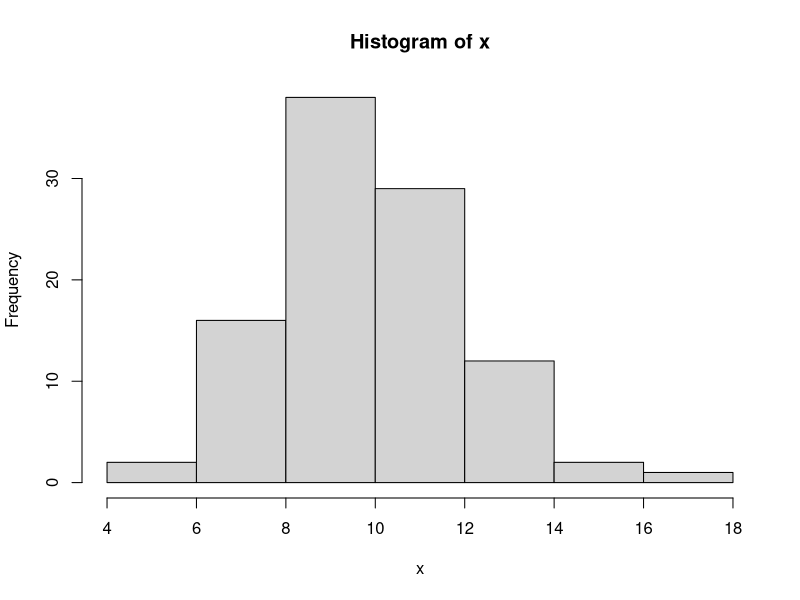
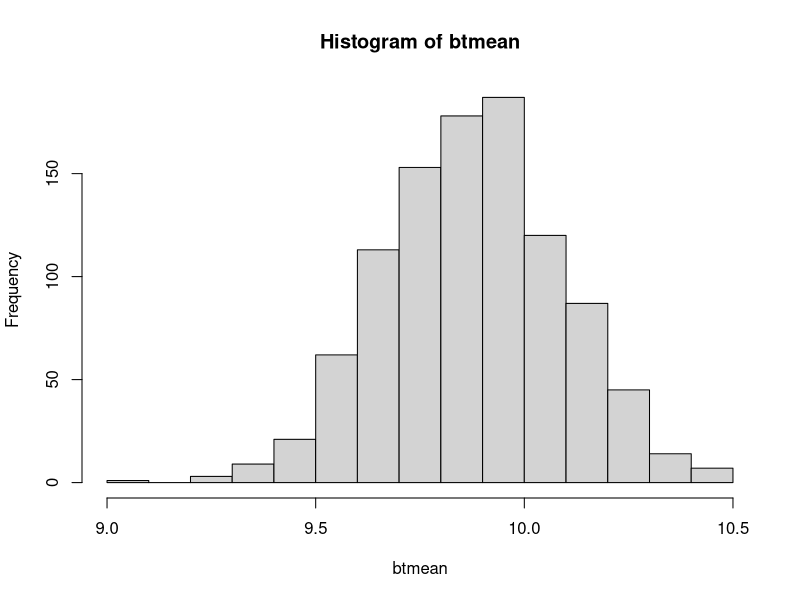
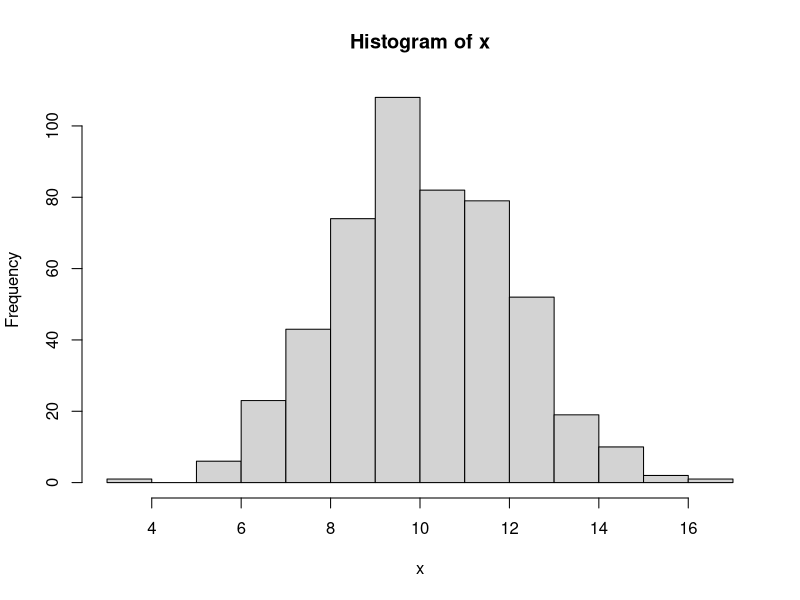
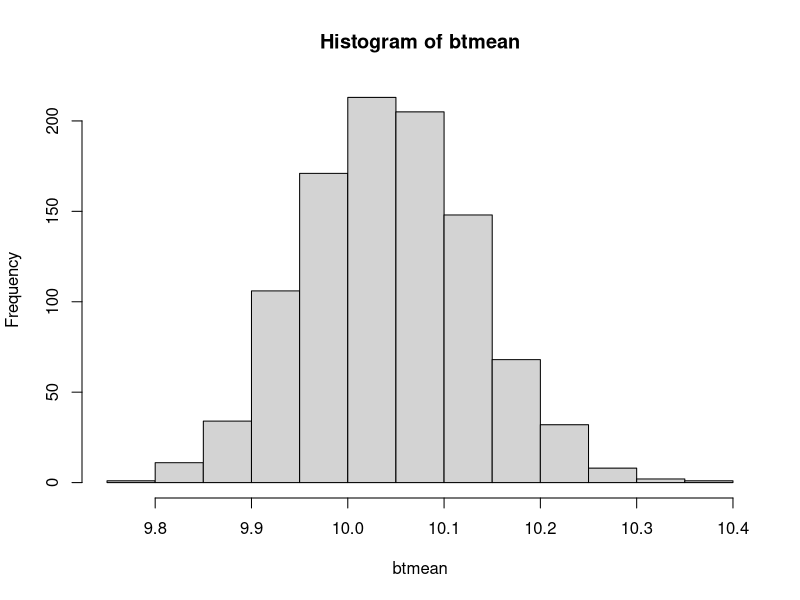
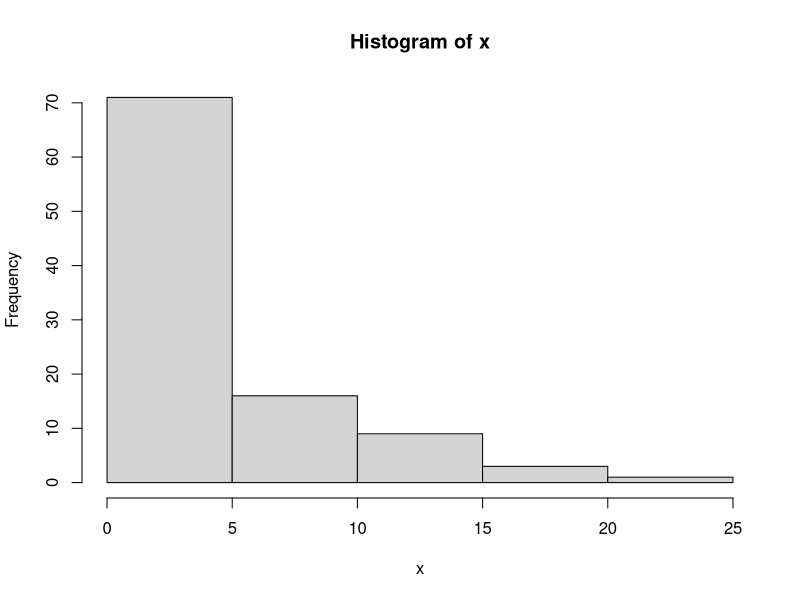
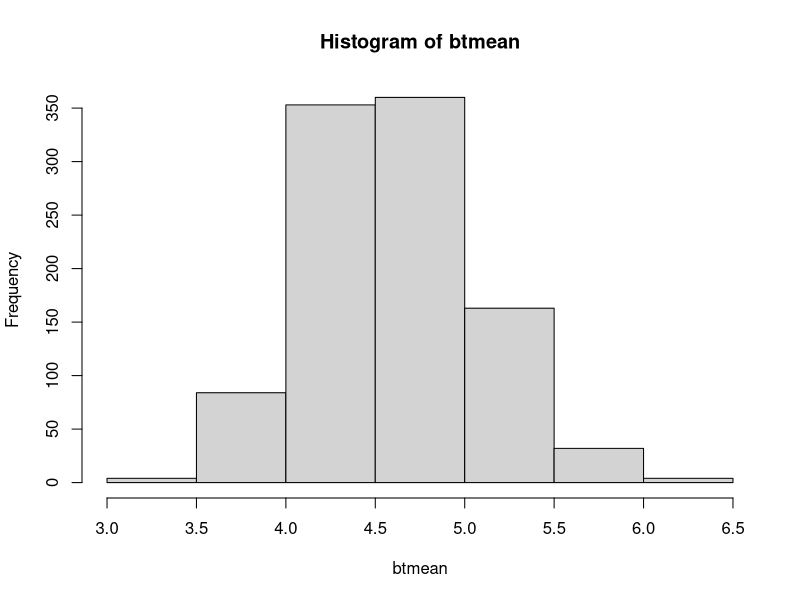
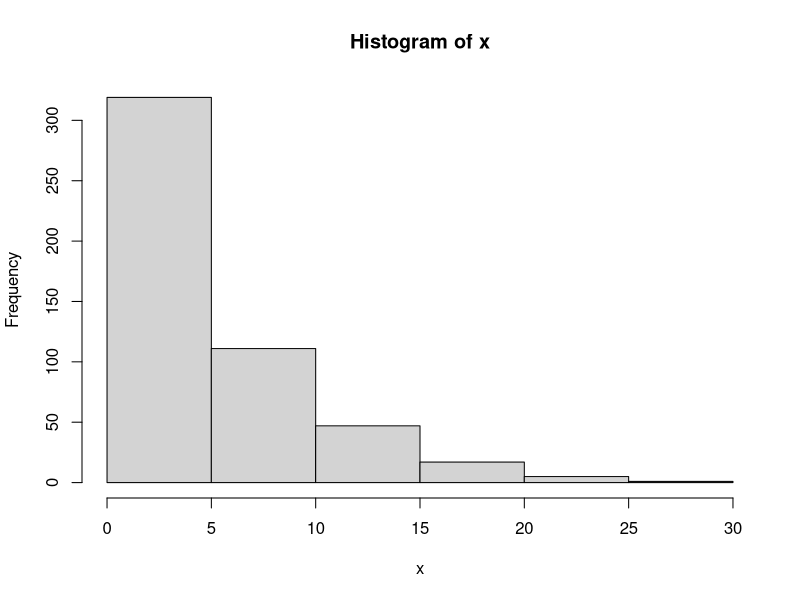
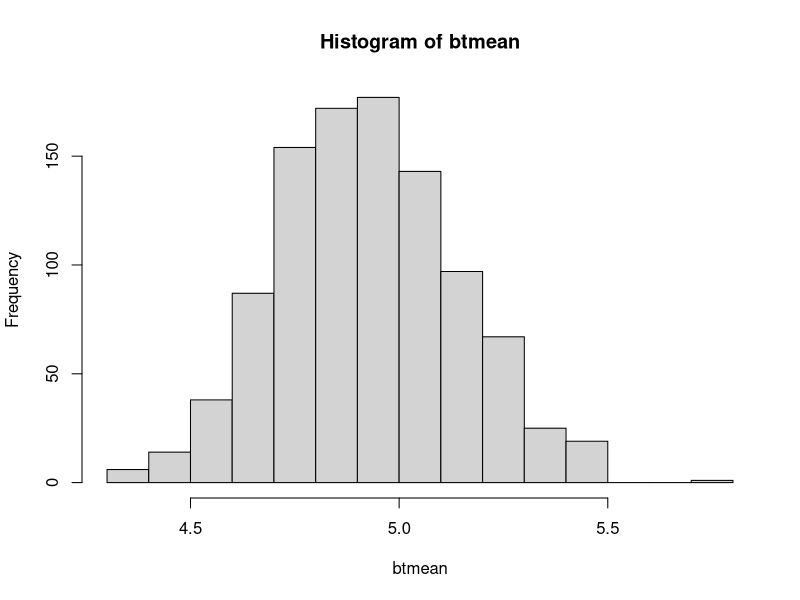

Reproduce these figures in R, in order.
## @knitr Nsample100
# Normal dist of sample size 100
x <- rnorm(100,10,2)	# Generating normaly distributed 100 samples, with mean 10 and SD 2
hist(x)			# Histrogram of the sample generated
mean(x)  		# True mean of the sample
sd(x)  			# True SD of the sample
sd(x)/sqrt(length(x))	# Expected SD of SRS 
R <- 1000		# Initializing # of repitations to 1000
btmean <- numeric(R)	# Initializing btmean to capture SRS means
btsd <- numeric(R)	# Initializing btsd to capture SRS SD	
for(i in 1:R){		# Loop to apply bootstrap techhnique to generate SRS means and SD	
  new_sample <- sample(x, length(x),TRUE)
  btmean[i] <- mean(new_sample)
  btsd[i] <- sd(new_sample)
}
hist(btmean)   		# Sample Means are normaly distributed
mean(btmean)   		# Mean of the sample Means is equal to the true mean
sd(btmean)     		# SD of sample means is equal to the true SD/squre root of sample size


## @knitr Nsample500
# Normal dist of sample size 500
x <- rnorm(500,10,2)	# Generating normaly distributed 500 samples, with mean 10 and SD 2
hist(x)			# Histrogram of the sample generated
mean(x)  		# True mean of the sample
sd(x)  			# True SD of the sample
sd(x)/sqrt(length(x))	# Expected SD of SRS 
R <- 1000		# Initializing # of repitations to 1000
btmean <- numeric(R)	# Initializing btmean to capture SRS means
btsd <- numeric(R)	# Initializing btsd to capture SRS SD	
for(i in 1:R){		# Loop to apply bootstrap techhnique to generate SRS means and SD	
  new_sample <- sample(x, length(x),TRUE)
  btmean[i] <- mean(new_sample)
  btsd[i] <- sd(new_sample)
}
hist(btmean)   		# Sample Means are normaly distributed
mean(btmean)   		# Mean of the sample Means is equal to the true mean
sd(btmean)     		# SD of sample means is equal to the true SD/squre root of sample size


## ---- Esample100 ----
# Exp dist of sample size 100
x <- rexp(100,0.2)	# Generating exponential distribution of 100 samples with rate 0.2
hist(x)			# Histrogram of the Exponential sample generated. 
mean(x)  		# True mean of the sample
sd(x)  			# True SD of the sample
sd(x)/sqrt(length(x))	# Expected SD of SRS 
R <- 1000		# Initializing # of repitations to 1000
btmean <- numeric(R)	# Initializing btmean to capture SRS means
btsd <- numeric(R)	# Initializing btsd to capture SRS SD	
for(i in 1:R){		# Loop to apply bootstrap techhnique to generate SRS means and SD	
  new_sample <- sample(x, length(x),TRUE)
  btmean[i] <- mean(new_sample)
  btsd[i] <- sd(new_sample)
}
hist(btmean)   		# Sample Means are normaly distributed, though the parent sample is exponential
mean(btmean)   		# Mean of the sample Means is equal to the true mean
sd(btmean)     		# SD of sample means is equal to the true SD/squre root of sample size


## ---- Esample500 ----
# Exp dist of sample size 500
x <- rexp(500,0.2)	# Generating exponential distribution of 500 samples with rate 0.2
hist(x)			# Histrogram of the Exponential sample generated. 
mean(x)  		# True mean of the sample
sd(x)  			# True SD of the sample
sd(x)/sqrt(length(x))	# Expected SD of SRS 
R <- 1000		# Initializing # of repitations to 1000
btmean <- numeric(R)	# Initializing btmean to capture SRS means
btsd <- numeric(R)	# Initializing btsd to capture SRS SD	
for(i in 1:R){		# Loop to apply bootstrap techhnique to generate SRS means and SD	
  new_sample <- sample(x, length(x),TRUE)
  btmean[i] <- mean(new_sample)
  btsd[i] <- sd(new_sample)
}
hist(btmean)   		# Sample Means are normaly distributed, though the parent sample is exponential
mean(btmean)   		# Mean of the sample Means is equal to the true mean
sd(btmean)     		# SD of sample means is equal to the true SD/squre root of sample size

